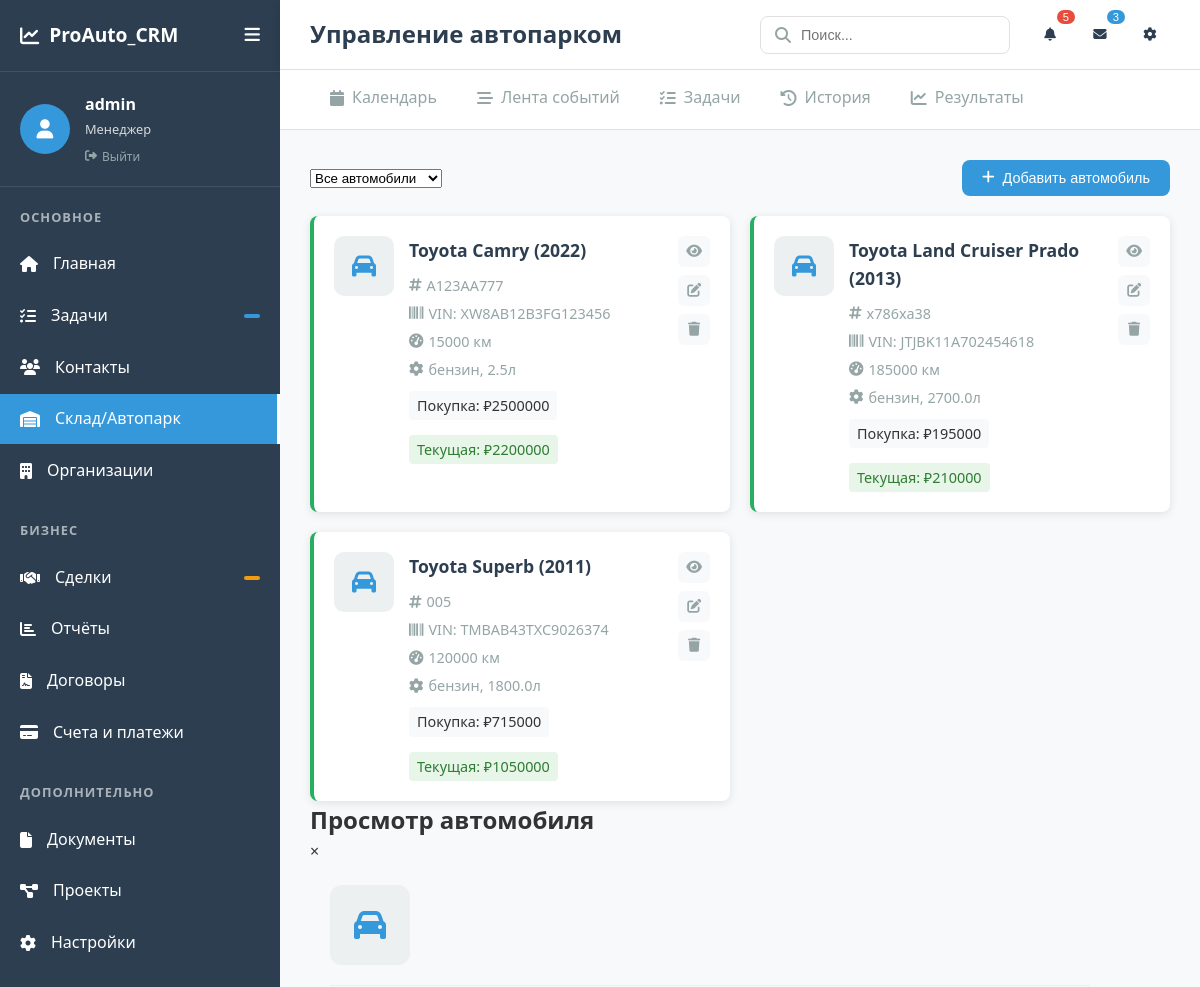
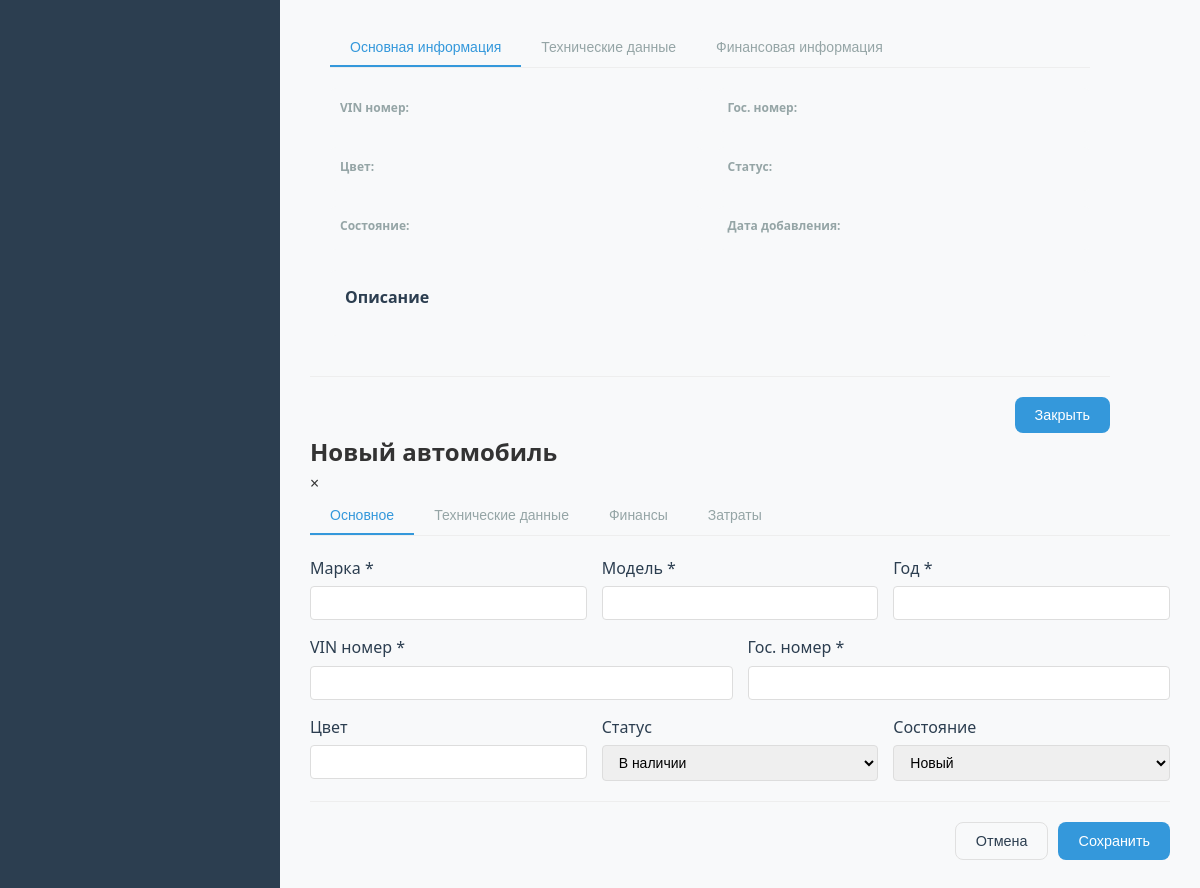
Screenshot of /warehouse (signed in) with the database file from the repository (2 pictures, top to bottom).
### app.py (models this page shows, shortened)
class Car(db.Model):
    id = db.Column(db.Integer, primary_key=True)
    vin = db.Column(db.String(17), unique=True, nullable=False)
    license_plate = db.Column(db.String(15), nullable=False)
    brand = db.Column(db.String(50), nullable=False)
    model = db.Column(db.String(50), nullable=False)
    year = db.Column(db.Integer, nullable=False)
    color = db.Column(db.String(30))
    engine_type = db.Column(db.String(20))  # бензин, дизель, электро
    engine_volume = db.Column(db.Float)  # литры
    horsepower = db.Column(db.Integer)
    transmission = db.Column(db.String(20))  # автомат, механика
    mileage = db.Column(db.Integer)  # пробег в км
    purchase_price = db.Column(db.Float)
    purchase_date = db.Column(db.Date)
    sale_price = db.Column(db.Float)
    sale_date = db.Column(db.Date)
    current_value = db.Column(db.Float)
    status = db.Column(db.String(20), default='in_stock')  # in_stock, sold, in_service
    condition = db.Column(db.String(20))  # новый, б/у, аварийный
    description = db.Column(db.Text)
    insurance_cost = db.Column(db.Float)
    maintenance_cost = db.Column(db.Float)
    fuel_cost = db.Column(db.Float)
    created_at = db.Column(db.DateTime, default=datetime.utcnow)
    updated_at = db.Column(db.DateTime, default=datetime.utcnow, onupdate=datetime.utcnow)

### app.py (the view)
    def decorated_function(*args, **kwargs):
        if 'username' not in session:
            return redirect(url_for('login', next=request.url))
        return f(*args, **kwargs)

### app.py (called while the page is built)
@app.before_request
def before_first_request():
    if not hasattr(app, 'has_created_tables'):
        db.create_all()
        create_demo_data()
        app.has_created_tables = True

def login_required(f):
    def decorated_function(*args, **kwargs):
        if 'username' not in session:
            return redirect(url_for('login', next=request.url))
        return f(*args, **kwargs)
    decorated_function.__name__ = f.__name__
    return decorated_function

@app.route('/warehouse')
@login_required
def warehouse():
    status_filter = request.args.get('status', 'all')
    cars_query = Car.query
    if status_filter != 'all':
        cars_query = cars_query.filter_by(status=status_filter)
    cars = cars_query.order_by(Car.brand.asc(), Car.model.asc()).all()
    return render_template('warehouse.html', cars=cars, status_filter=status_filter)

### templates/warehouse.html (shortened to what this page needs)
{% extends "base.html" %}
{% block page_title %}Управление автопарком{% endblock %}
{% block content %}
<div class="warehouse-container">
    <div class="warehouse-header">
        <div class="filters">
            <select id="status-filter" class="filter-select">
                <option value="all" {% if status_filter == 'all' %}selected{% endif %}>Все автомобили</option>
            </select>
        </div>
        <button class="btn btn-primary" onclick="showCarModal()">
            <i class="fas fa-plus"></i>
            Добавить автомобиль
        </button>
    </div>
    <div class="cars-grid">
        {% for car in cars %}
        <div class="car-card status-{{ car.status }}">
            <div class="car-image">
                <i class="fas fa-car"></i>
            </div>
            <div class="car-info">
                <h3 class="car-title">{{ car.brand }} {{ car.model }} ({{ car.year }})</h3>
                <div class="car-details">
                    <span class="car-detail">
                        <i class="fas fa-hashtag"></i>
                        {{ car.license_plate }}
                    </span>
                    <span class="car-detail">
                        <i class="fas fa-barcode"></i>
                        VIN: {{ car.vin }}
                    </span>
                    <span class="car-detail">
                        <i class="fas fa-tachometer-alt"></i>
                        {{ car.mileage }} км
                    </span>
                    {% if car.engine_type %}
                    <span class="car-detail">
                        <i class="fas fa-cog"></i>
                        {{ car.engine_type }}, {{ car.engine_volume }}л
                    </span>
                    {% endif %}
                </div>
                <div class="car-financial">
                    {% if car.purchase_price %}
                    <span class="price">Покупка: ₽{{ car.purchase_price | round|int }}</span>
                    {% endif %}
                    {% if car.current_value %}
                    <span class="price current">Текущая: ₽{{ car.current_value | round|int }}</span>
                    {% endif %}
                </div>
            </div>
            <div class="car-actions">
                <button class="btn-icon" onclick="viewCar({{ car.id }})" title="Просмотр">
                    <i class="fas fa-eye"></i>
                </button>
                <button class="btn-icon" onclick="editCar({{ car.id }})" title="Редактировать">
                    <i class="fas fa-edit"></i>
                </button>
                <button class="btn-icon" onclick="deleteCar({{ car.id }})" title="Удалить">
                    <i class="fas fa-trash"></i>
                </button>
            </div>
        </div>
        {% else %}
        <div class="empty-state">
            <i class="fas fa-car"></i>
            <h3>Автомобили не найдены</h3>
            <p>Добавьте первый автомобиль в автопарк</p>
        </div>
        {% endfor %}
    </div>
</div>
<div id="viewCarModal" class="modal">
    <div class="modal-content" style="max-width: 800px;">
        <div class="modal-header">
            <h2 id="viewModalTitle">Просмотр автомобиля</h2>
            <span class="close" onclick="closeViewCarModal()">&times;</span>
        </div>
        <div class="car-details-view">
            <div class="car-details-header">
                <div class="car-image-large">
                    <i class="fas fa-car"></i>
                </div>
            </div>
            <div class="details-tabs">
                <button type="button" class="detail-tab-btn active" data-tab="basic-info">Основная информация</button>
                <button type="button" class="detail-tab-btn" data-tab="tech-info">Технические данные</button>
                <button type="button" class="detail-tab-btn" data-tab="financial-info">Финансовая информация</button>
            </div>
            <div class="details-content active" data-tab="basic-info">
                <div class="details-grid">
                    <div class="detail-item">
                        <label>VIN номер:</label>
                    </div>
                    <div class="detail-item">
                        <label>Гос. номер:</label>
                    </div>
                    <div class="detail-item">
                        <label>Цвет:</label>
                    </div>
                    <div class="detail-item">
                        <label>Статус:</label>
                    </div>
                    <div class="detail-item">
                        <label>Состояние:</label>
                    </div>
                    <div class="detail-item">
                        <label>Дата добавления:</label>
                    </div>
                </div>
            </div>
            <div class="description-section">
                <h3>Описание</h3>
            </div>
        </div>
        <div class="modal-actions">
            <button type="button" class="btn btn-primary" onclick="closeViewCarModal()">Закрыть</button>
        </div>
    </div>
</div>
<div id="carModal" class="modal">
    <div class="modal-content" style="max-width: 900px;">
        <div class="modal-header">
            <h2 id="modalTitle">Новый автомобиль</h2>
            <span class="close" onclick="closeCarModal()">&times;</span>
        </div>
        <form id="carForm" onsubmit="handleCarSubmit(event)">
            <div class="form-tabs">
                <button type="button" class="tab-btn active" data-tab="basic">Основное</button>
                <button type="button" class="tab-btn" data-tab="tech">Технические данные</button>
                <button type="button" class="tab-btn" data-tab="financial">Финансы</button>
                <button type="button" class="tab-btn" data-tab="costs">Затраты</button>
            </div>
            <div class="tab-content active" data-tab="basic">
                <div class="form-row">
                    <div class="form-group">
                        <label for="brand">Марка *</label>
                        <input type="text" id="brand" required>
                    </div>
                    <div class="form-group">
                        <label for="model">Модель *</label>
                        <input type="text" id="model" required>
                    </div>
                    <div class="form-group">
                        <label for="year">Год *</label>
                        <input type="number" id="year" min="1900" max="2030" required>
                    </div>
                </div>
                <div class="form-row">
                    <div class="form-group">
                        <label for="vin">VIN номер *</label>
                        <input type="text" id="vin" required maxlength="17">
                    </div>
                    <div class="form-group">
                        <label for="license_plate">Гос. номер *</label>
                        <input type="text" id="license_plate" required>
                    </div>
                </div>
                <div class="form-row">
                    <div class="form-group">
                        <label for="color">Цвет</label>
                        <input type="text" id="color">
                    </div>
                    <div class="form-group">
                        <label for="status">Статус</label>
                        <select id="status">
                            <option value="in_stock">В наличии</option>
                        </select>
                    </div>
                    <div class="form-group">
                        <label for="condition">Состояние</label>
                        <select id="condition">
                            <option value="new">Новый</option>
                        </select>
                    </div>
                </div>
            </div>
            <div class="modal-actions">
                <button type="button" class="btn btn-outline" onclick="closeCarModal()">Отмена</button>
                <button type="submit" class="btn btn-primary">Сохранить</button>
            </div>
        </form>
    </div>
</div>
{% endblock %}

### static/css/style.css (style rules this page uses)
:root { --primary: #3498db; --secondary: #2c3e50; --success: #27ae60; --warning: #f39c12; --danger: #e74c3c; --light: #ecf0f1; --dark: #2c3e50; --gray: #95a5a6; --sidebar-width: 280px; --sidebar-collapsed: 80px; --header-height: 70px; --border-radius: 8px; --shadow: 0 2px 10px rgba(0,0,0,0.1); }
* { margin: 0; padding: 0; box-sizing: border-box; }
body { font-family: 'Segoe UI', Tahoma, Geneva, Verdana, sans-serif; background: #f8f9fa; color: #333; line-height: 1.6; }
.btn { padding: 10px 20px; border: none; border-radius: var(--border-radius); cursor: pointer; font-size: 0.9rem; font-weight: 500; transition: all 0.3s ease; display: inline-flex; align-items: center; gap: 8px; text-decoration: none; }
.btn-primary { background: var(--primary); color: white; }
.btn-outline { background: transparent; border: 1px solid #e0e0e0; color: var(--dark); }
.form-tabs { display: flex; border-bottom: 1px solid #eee; margin-bottom: 20px; }
.tab-btn { padding: 10px 20px; background: none; border: none; border-bottom: 2px solid transparent; cursor: pointer; font-size: 14px; color: var(--gray); }
.tab-btn.active { color: var(--primary); border-bottom-color: var(--primary); }
.tab-content { display: none; }
.tab-content.active { display: block; }
.form-row { display: grid; grid-template-columns: repeat(auto-fit, minmax(200px, 1fr)); gap: 15px; margin-bottom: 15px; }
.form-group { display: flex; flex-direction: column; }
.form-group label { margin-bottom: 5px; font-weight: 500; color: var(--dark); }
.form-group input, .form-group select, .form-group textarea { padding: 8px 12px; border: 1px solid #ddd; border-radius: 4px; font-size: 14px; }
.modal-actions { display: flex; justify-content: flex-end; gap: 10px; margin-top: 20px; padding-top: 20px; border-top: 1px solid #eee; }

### rows the page displays
Car: brand "Toyota", model "Camry", year "2022", license_plate "А123АА777", vin "XW8AB12B3FG123456", mileage "15000", engine_type "бензин", engine_volume "2.5", purchase_price "2500000", current_value "2200000"
Car: brand "Toyota", model "Land Cruiser Prado", year "2013", license_plate "х786ха38", vin "JTJBK11A702454618", mileage "185000", engine_type "бензин", engine_volume "2700.0", purchase_price "195000", current_value "210000"
Car: brand "Toyota", model "Superb", year "2011", license_plate "005", vin "TMBAB43TXC9026374", mileage "120000", engine_type "бензин", engine_volume "1800.0", purchase_price "715000", current_value "1050000"

### other values shown
{{ session.get('username', 'Гость') }} "admin"
